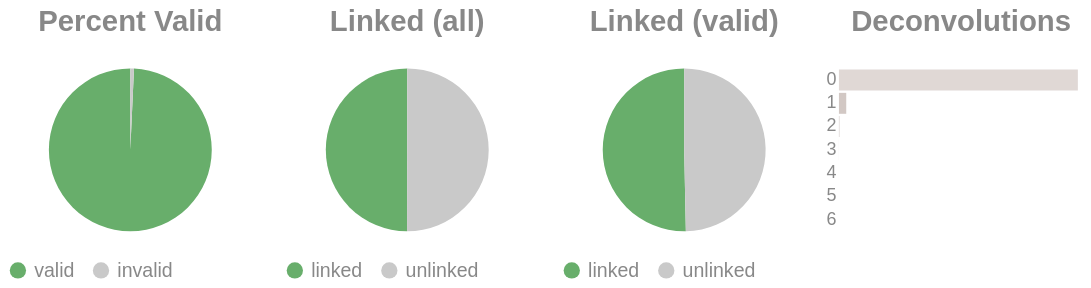

The cell this chart's notebook holds for it:
### Code cell
if SKIPLR:
    pass
else:
    clash = Counter()
    for i in valids['molecule'].to_list():
        _mol = i.split("-")
        if len(_mol) == 1:
            clash.update('0')
        else:
            clash.update(_mol[-1])

    _d = {"deconvolutions": [], 'count': []}
    for k,v in clash.items():
        _d['deconvolutions'].append(k)
        _d['count'].append(v)

    tot_valid = valids['reads'].sum()
    mask = valids['reads'] >= 2
    n_linked_reads = valids.filter(mask)['reads'].sum()
    if n_linked_reads == 0:
        print_html("No linked molecules (>=2 reads) were detected; skipping linked-only distributions.")
        SKIPLR = True
    else:
        perc_valid = round(tot_valid / n_reads, 4)
        linked_perc_abs = round(n_linked_reads / n_reads, 4)
        linked_perc = round(n_linked_reads / tot_valid, 4)

    _valid = pl.DataFrame({"valids": ['valid', 'invalid'], "count": [tot_valid, n_reads - tot_valid]})
    _linked_abs = pl.DataFrame({"linked (absolute)": ['linked', 'unlinked'], "count": [n_linked_reads, n_reads - n_linked_reads]})
    _linked_rel = pl.DataFrame({"linked (valids)": ['linked', 'unlinked'], "count": [n_linked_reads, tot_valid - n_linked_reads]})

    (
        alt.hconcat(
            piechart(_valid, goodval = 'valid', title = "Percent Valid"),
            piechart(_linked_abs, goodval = "linked", title =  "Linked (all)"),
            piechart(_linked_rel, goodval = "linked", title =  "Linked (valid)"),
            convolutionbar(pl.DataFrame(_d), title = "Deconvolutions"),
            center = True,
            bounds = 'flush'
        )
        .resolve_scale(color='independent')
        .resolve_legend('independent')
        .properties(usermeta={'embedOptions': {"actions": False}})
    ).display()

### Figure 1 — Vega-Lite specification as saved in the notebook (floating-point values rounded to 4 significant figures)
{"width": "container", "height": 400, "config": {"title": {"anchor": "start", "dy": -15, "fontSize": 18, "color": "#888888", "subtitleColor": "#888888", "subtitleFontSize": 14}, "arc": {"fill": "#0072B2"}, "axis": {"domainColor": "#888888", "domainWidth": 0.5, "gridWidth": 0.2, "grid": false, "titleFontWeight": 400, "titleFontSize": 15, "labelFontSize": 11, "labelColor": "#888888", "tickColor": "#888888", "tickWidth": 0.2, "titleColor": "#888888"}, "axisBand": {"grid": false}, "axisX": {"grid": true, "tickSize": 10, "domainCap": "round"}, "axisY": {"domain": false, "grid": true, "tickSize": 0, "domainCap": "round"}, "background": "transparent", "header": {"labelFontSize": 15, "labelColor": "#888888", "titleFontSize": 15, "titleFontWeight": 600, "titleColor": "#888888"}, "legend": {"labelFont": "sans-serif", "labelFontSize": 12, "labelColor": "#888888", "symbolSize": 100, "symbolType": "circle", "titleFontSize": 12, "titlePadding": 10, "titleColor": "#888888", "title": null}, "range": {"category": ["#E69F00", "#56B4E9", "#009E73", "#F0E442", "#0072B2", "#D55E00", "#CC79A7", "#000000"], "diverging": ["#cfe8f3", "#a2d4ec", "#73bfe2", "#46abdb", "#1696d2", "#12719e"]}, "area": {"fill": "#0072B2", "fillOpacity": 0.7, "line": true, "strokeOpacity": 0.7}, "line": {"color": "#0072B2", "stroke": "#0072B2", "strokeWidth": 2}, "trail": {"color": "#0072B2", "stroke": "#0072B2", "strokeWidth": 0, "size": 1}, "point": {"filled": true, "fillOpacity": 1.0, "size": 95}, "text": {"color": "#888888", "fontSize": 11, "align": "right", "fontWeight": 400, "size": 11}, "bar": {"fill": "#0072B2", "stroke": null}, "view": {"stroke": null, "continuousWidth": 660, "continuousHeight": 400}}, "hconcat": [{"data": {"name": "data-228fdc536dce7095168e651761feb335"}, "mark": {"type": "arc"}, "encoding": {"color": {"field": "valids", "legend": {"orient": "bottom", "title": null}, "scale": {"domain": ["valid", "invalid"], "range": ["#68ae6b", "#C9C9C9"]}, "title": "Valids", "type": "nominal"}, "theta": {"field": "count", "type": "quantitative"}, "tooltip": [{"field": "valids", "title": "Valids", "type": "ordinal"}, {"field": "percent", "format": ".2%", "title": "Percent", "type": "quantitative"}, {"field": "count", "title": "Count", "type": "quantitative"}]}, "height": 100, "title": {"text": "Percent Valid", "align": "center", "anchor": "middle"}, "transform": [{"calculate": "datum.count / 4854899", "as": "percent"}], "width": 150}, {"data": {"name": "data-428bdd06fa733f40d62931fd5484a730"}, "mark": {"type": "arc"}, "encoding": {"color": {"field": "linked (absolute)", "legend": {"orient": "bottom", "title": null}, "scale": {"domain": ["linked", "unlinked"], "range": ["#68ae6b", "#C9C9C9"]}, "title": "Linked (Absolute)", "type": "nominal"}, "theta": {"field": "count", "type": "quantitative"}, "tooltip": [{"field": "linked (absolute)", "title": "Linked (Absolute)", "type": "ordinal"}, {"field": "percent", "format": ".2%", "title": "Percent", "type": "quantitative"}, {"field": "count", "title": "Count", "type": "quantitative"}]}, "height": 100, "title": {"text": "Linked (all)", "align": "center", "anchor": "middle"}, "transform": [{"calculate": "datum.count / 4854899", "as": "percent"}], "width": 150}, {"data": {"name": "data-07678ca73a281677e9b9ec5d238867b1"}, "mark": {"type": "arc"}, "encoding": {"color": {"field": "linked (valids)", "legend": {"orient": "bottom", "title": null}, "scale": {"domain": ["linked", "unlinked"], "range": ["#68ae6b", "#C9C9C9"]}, "title": "Linked (Valids)", "type": "nominal"}, "theta": {"field": "count", "type": "quantitative"}, "tooltip": [{"field": "linked (valids)", "title": "Linked (Valids)", "type": "ordinal"}, {"field": "percent", "format": ".2%", "title": "Percent", "type": "quantitative"}, {"field": "count", "title": "Count", "type": "quantitative"}]}, "height": 100, "title": {"text": "Linked (valid)", "align": "center", "anchor": "middle"}, "transform": [{"calculate": "datum.count / 4819886", "as": "percent"}], "width": 150}, {"data": {"name": "data-8e0c2229b9d928a1ce6ebddea6841c5b"}, "mark": {"type": "bar"}, "encoding": {"color": {"field": "deconvolutions", "legend": null, "scale": {"scheme": "lightgreyred"}, "type": "nominal"}, "tooltip": [{"field": "deconvolutions", "title": "Deconvolutions", "type": "ordinal"}, {"field": "percent", "format": ".2%", "title": "Percent", "type": "quantitative"}, {"field": "count", "title": "Count", "type": "quantitative"}], "x": {"axis": null, "field": "count", "type": "quantitative"}, "y": {"field": "deconvolutions", "sort": "ascending", "title": null, "type": "nominal"}}, "height": 100, "title": {"text": "Deconvolutions", "align": "center", "anchor": "middle"}, "transform": [{"calculate": "datum.count / 3028463", "as": "percent"}], "width": 150}], "bounds": "flush", "center": true, "resolve": {"legend": {"angle": "independent"}, "scale": {"color": "independent"}}, "usermeta": {"embedOptions": {"actions": false}}, "$schema": "https://vega.github.io/schema/vega-lite/v6.1.0.json", "datasets": {"data-228fdc536dce7095168e651761feb335": [{"valids": "valid", "count": 4819886}, {"valids": "invalid", "count": 35013}], "data-428bdd06fa733f40d62931fd5484a730": [{"linked (absolute)": "linked", "count": 2425753}, {"linked (absolute)": "unlinked", "count": 2429146}], "data-07678ca73a281677e9b9ec5d238867b1": [{"linked (valids)": "linked", "count": 2425753}, {"linked (valids)": "unlinked", "count": 2394133}], "data-8e0c2229b9d928a1ce6ebddea6841c5b": [{"deconvolutions": "0", "count": 2933307}, {"deconvolutions": "1", "count": 89813}, {"deconvolutions": "2", "count": 4861}, {"deconvolutions": "3", "count": 410}, {"deconvolutions": "4", "count": 54}, {"deconvolutions": "5", "count": 14}, {"deconvolutions": "6", "count": 4}]}}
